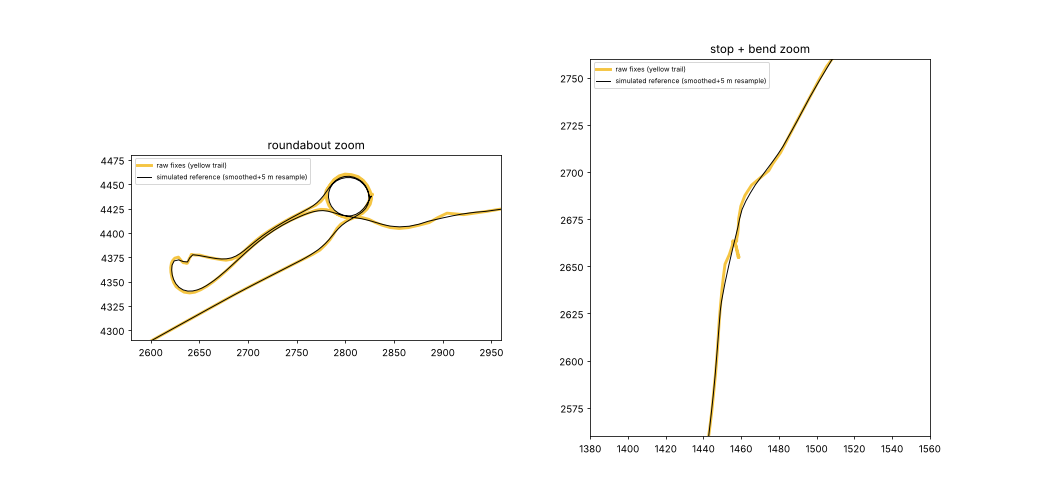

The Python source for this figure:
import re,math,datetime as dt,numpy as np
import matplotlib; matplotlib.use('Agg'); import matplotlib.pyplot as plt
s=open("/mnt/user-data/uploads/Qualifire/data/activities/TEST in virgin-app rides/qualifire-20261004-0906.gpx").read()
P=[]
for m in re.finditer(r'<trkpt lat="([^"]+)" lon="([^"]+)">(.*?)</trkpt>',s,re.S):
    t=re.search(r'<time>(.*?)</time>',m.group(3)).group(1)
    P.append((float(m.group(1)),float(m.group(2)),dt.datetime.fromisoformat(t.replace('Z','+00:00')).timestamp()))
lat0,lon0=P[0][0],P[0][1]
X=np.array([(p[1]-lon0)*111320*math.cos(math.radians(lat0)) for p in P]);Y=np.array([(p[0]-lat0)*110574 for p in P]);T=np.array([p[2] for p in P])
# stationary collapse: runs staying within 15 m of run's first fix, duration>20 s -> centroid
cx,cy,ct=[],[],[];i=0;n=len(X)
while i<n:
    j=i
    while j+1<n and math.hypot(X[j+1]-X[i],Y[j+1]-Y[i])<=15: j+=1
    if T[j]-T[i]>20: cx.append(X[i:j+1].mean());cy.append(Y[i:j+1].mean());ct.append(T[i]);i=j+1
    else: cx.append(X[i]);cy.append(Y[i]);ct.append(T[i]);i+=1
cx,cy=np.array(cx),np.array(cy)
print('after collapse',len(cx),'of',n)
k=5;ker=np.ones(k)/k
sx=np.convolve(cx,ker,'same');sy=np.convolve(cy,ker,'same')
sx[:k]=cx[:k];sy[:k]=cy[:k];sx[-k:]=cx[-k:];sy[-k:]=cy[-k:]
d=np.hypot(np.diff(sx),np.diff(sy));cum=np.concatenate([[0],np.cumsum(d)])
g=np.arange(0,cum[-1],5.0);rx=np.interp(g,cum,sx);ry=np.interp(g,cum,sy)
# deviation of ref from raw polyline (nearest raw point, then segment)
def dist_to_poly(px,py,qx,qy):
    out=[]
    for a,b in zip(px,py):
        ax,ay,bx,by=qx[:-1],qy[:-1],qx[1:],qy[1:]
        dx,dy=bx-ax,by-ay;L=dx*dx+dy*dy+1e-9
        tt=np.clip(((a-ax)*dx+(b-ay)*dy)/L,0,1)
        out.append(np.min(np.hypot(a-(ax+tt*dx),b-(ay+tt*dy))))
    return np.array(out)
dev=dist_to_poly(rx,ry,X,Y)
print('ref pts',len(rx),'dev m: median',round(np.median(dev),1),'p95',round(np.percentile(dev,95),1),'max',round(dev.max(),1))
msk=(rx>2500)&(rx<2950)&(ry>4280)&(ry<4520)
print('roundabout area dev: median',round(np.median(dev[msk]),1),'max',round(dev[msk].max(),1))
fig,ax=plt.subplots(1,2,figsize=(15,7))
for a,(x0,x1,y0,y1,t) in zip(ax,[(2580,2960,4290,4480,'roundabout zoom'),(1380,1560,2560,2760,'stop + bend zoom')]):
    a.plot(X,Y,'-',color='#f5c542',lw=3,label='raw fixes (yellow trail)');a.plot(rx,ry,'-',color='k',lw=1,label='simulated reference (smoothed+5 m resample)')
    a.set_xlim(x0,x1);a.set_ylim(y0,y1);a.set_aspect('equal');a.set_title(t);a.legend(fontsize=7)
plt.savefig('/tmp/sim.png',dpi=70)
